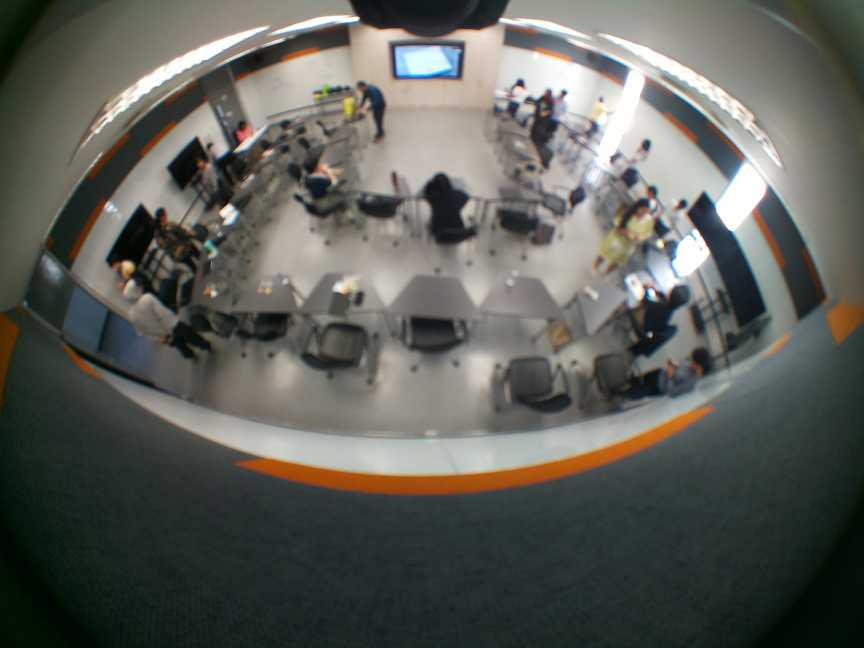
#> input picture uploads/15-02-2024/15-02-2024-1020.jpg, 2592 x 1944 px, found by its file name (shown at 1/3 size); its folder holds 4 pictures in this run
$ python 'Hierarchical Clustering.py'
#> lines starting #> are read from the running program, lines starting #| are printed output that depends on the picture
from sklearn.preprocessing import StandardScaler
import os
import cv2
from scipy.cluster.hierarchy import fcluster, linkage
from matplotlib import pyplot as plt
import shutil

# Directory containing images
img_dir = 'F:/Project492/Images_test/15-02-2024/'
# Define the output directory
output_dir = 'F:/Project492/output_images/'

# Load images
images = []
image_paths = []

# Recursive function to process all images in directory and subdirectories
def process_images(directory):
#> called with directory = 'F:/Project492/Images_test/15-02-2024/'
    for filename in os.listdir(directory):
        if filename.endswith(".jpg") or filename.endswith(".png"):
            img = cv2.imread(os.path.join(directory, filename), cv2.IMREAD_GRAYSCALE)
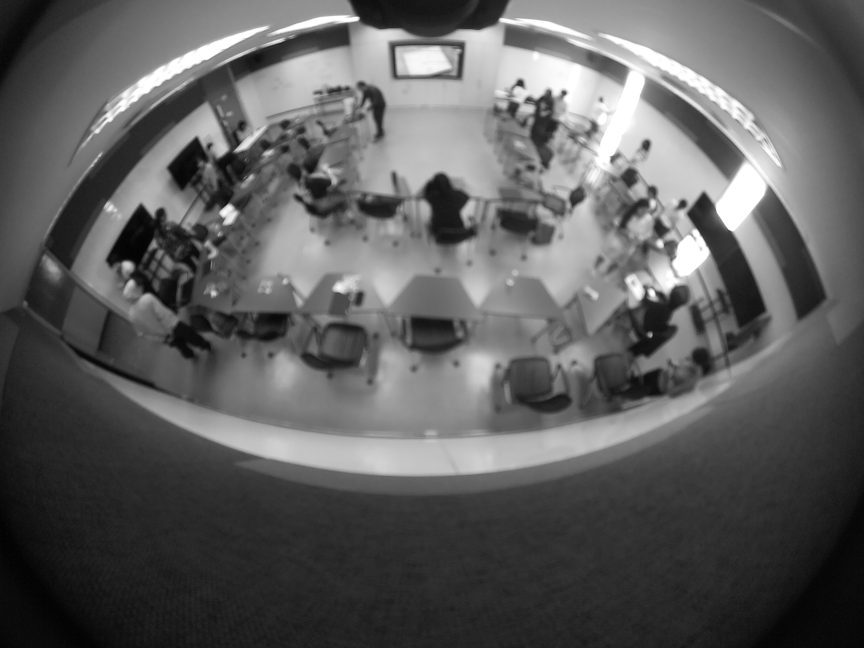
#> img: shape (1944, 2592) (shown at 1/3 size); min 0, max 255, mean 94
            if img is not None:
                images.append(img.flatten())
                image_paths.append(os.path.join(directory, filename))
        else:
            if os.path.isdir(os.path.join(directory, filename)):
                process_images(os.path.join(directory, filename))
#> pass 2 of the loop in process_images, `for filename in os.listdir(directory):`:
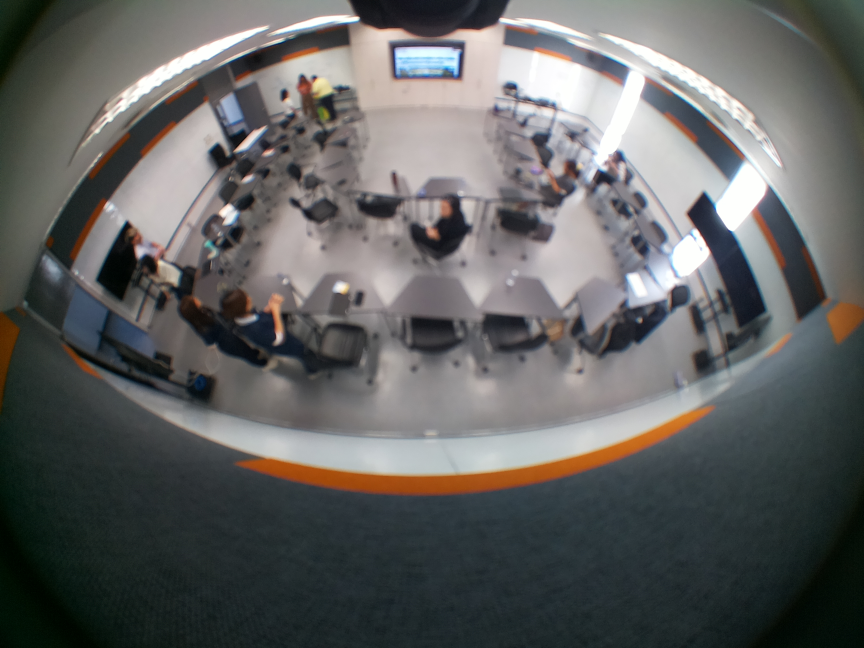
#> input picture uploads/15-02-2024/15-02-2024-1025.jpg, 2592 x 1944 px, found by its file name (shown at 1/3 size)
#> in process_images, `img = cv2.imread(os.path.join(directory, filename), cv2.IMREAD_GRAYSCA..`:
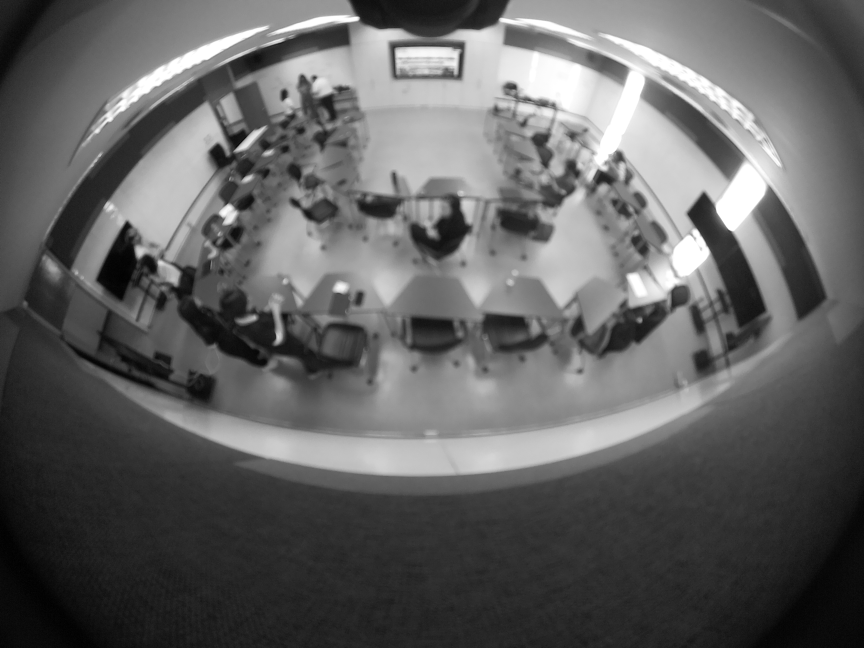
#> img: shape (1944, 2592) (shown at 1/3 size); min 0, max 255, mean 98
#> pass 3 of the loop in process_images, `for filename in os.listdir(directory):`:
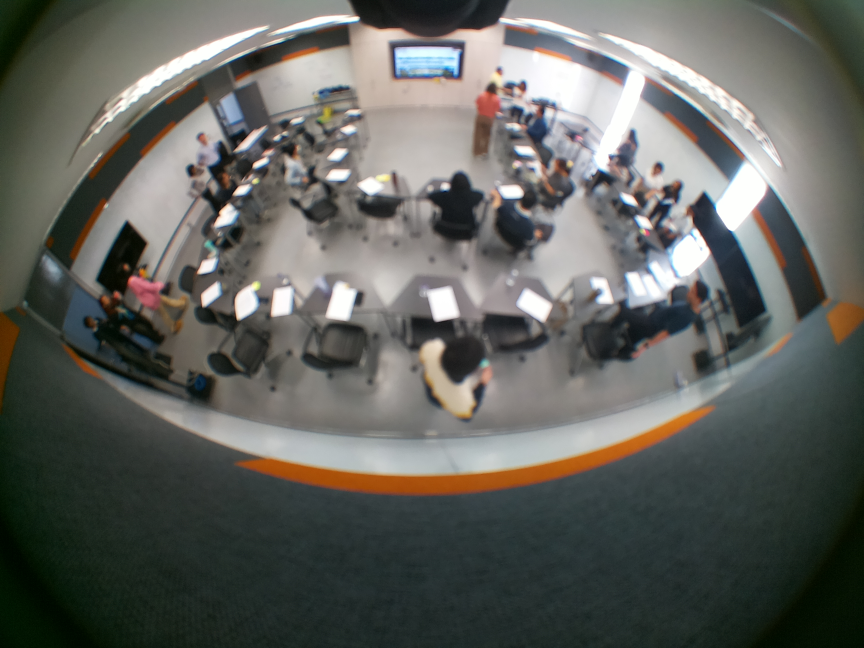
#> input picture uploads/15-02-2024/15-02-2024-1030.jpg, 2592 x 1944 px, found by its file name (shown at 1/3 size)
#> in process_images, `img = cv2.imread(os.path.join(directory, filename), cv2.IMREAD_GRAYSCA..`:
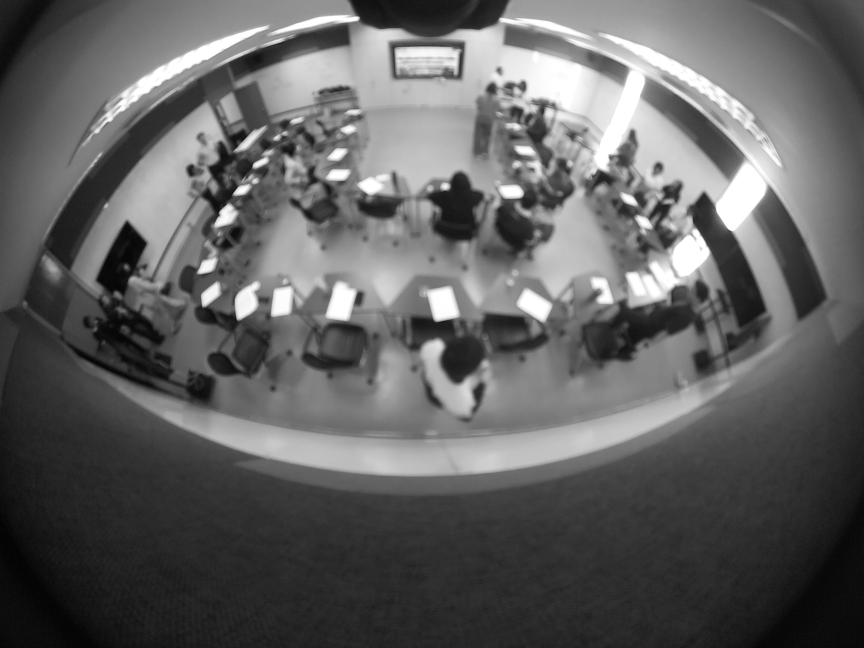
#> img: shape (1944, 2592) (shown at 1/3 size); min 0, max 255, mean 97.7
#> the loop made 4 passes; the first 3 are shown

# Call the function on the root directory
process_images(img_dir)

# Standardize features
scaler = StandardScaler()
images = scaler.fit_transform(images)

# Generate the linkage matrix
Z = linkage(images, 'ward')

# Determine the clusters at distance 5500 (t)
max_d = 5500
clusters = fcluster(Z, t=max_d, criterion='distance')

# [10 lines of commented-out code are left out]
for i in range(len(clusters)):
    # Create a new directory for the cluster in the output directory
    cluster_dir = os.path.join(output_dir, 'cluster_' + str(clusters[i]))
    if not os.path.exists(cluster_dir):
        os.makedirs(cluster_dir)
    # Move the image to the new directory
    shutil.move(image_paths[i], os.path.join(cluster_dir, os.path.basename(image_paths[i])))
